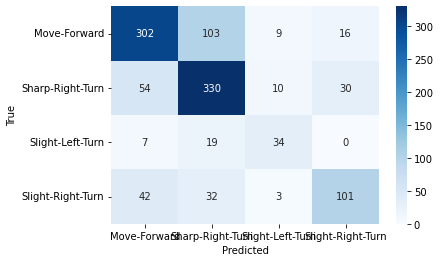

Here is the Python script that generated this plot:
# -*- coding: utf-8 -*-
"""
Created on Sat Jun 17 11:16:45 2023

@author: saibr
"""

import pandas as pd
import numpy as np
import matplotlib.pyplot as plt
import seaborn as sn

from sklearn import preprocessing
from sklearn.model_selection import train_test_split
from sklearn.metrics import accuracy_score, confusion_matrix
from sklearn.svm import SVC
from sklearn.linear_model import LogisticRegression


def load_and_preprocess_data(file_path):
    df = pd.read_csv(file_path)
    input_vars = ['Sensor'+str(i) for i in range(1, 60)]
    x = df[input_vars].values
    y = df['Command'].values

    enc = preprocessing.LabelEncoder()
    y = enc.fit_transform(y)
    
    scaler = preprocessing.StandardScaler()
    x_scaled = scaler.fit_transform(x)
    
    return train_test_split(x_scaled, y, test_size=0.2), enc


def train_model(x_train, y_train, model):
    model.fit(x_train, y_train)
    return model


def print_accuracy(model, x_train, y_train, x_test, y_test):
    print("Training accuracy: ", accuracy_score(y_train, model.predict(x_train)))
    print("Test accuracy: ", accuracy_score(y_test, model.predict(x_test)))


def plot_confusion_matrix(y_test, model_pred, enc):
    cm = confusion_matrix(y_test, model_pred)
    plt.figure()
    ax = plt.axes()
    labels = enc.inverse_transform(np.arange(len(set(y_test))))
    sn.heatmap(cm, cmap=plt.cm.Blues, annot=True, fmt='.0f', ax=ax, xticklabels=labels, yticklabels=labels)
    plt.xlabel('Predicted')
    plt.ylabel('True')
    plt.xticks(rotation=0)
    plt.show()


if __name__ == "__main__":
    (x_train, x_test, y_train, y_test), enc = load_and_preprocess_data('sensor_readings_24.csv')

    modelSVM = SVC()
    modelSVM = train_model(x_train, y_train, modelSVM)
    print("Support Vector Machine Model")
    print_accuracy(modelSVM, x_train, y_train, x_test, y_test)
    plot_confusion_matrix(y_test, modelSVM.predict(x_test), enc)

    modelLR = LogisticRegression(multi_class='multinomial', solver='newton-cg')
    modelLR = train_model(x_train, y_train, modelLR)
    print("\nLogistic Regression Model")
    print_accuracy(modelLR, x_train, y_train, x_test, y_test)
    plot_confusion_matrix(y_test, modelLR.predict(x_test), enc)
